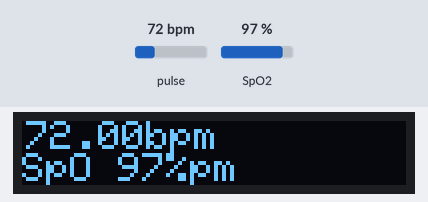
The sketch below on a simulated Arduino Uno, built with avr-gcc and run on an emulated ATmega328P. On the bench: 96×16 one-colour display. The inputs (shaded band) are chosen by the test bench; at power-on: pulse 72 bpm, SpO2 97 %. The display library's start-up logo is not drawn; what the sketch prints to the serial monitor is not drawn.

Above: at 6.6 s.
6.7 s: pulse set to 42 bpm
At 7.7 s:
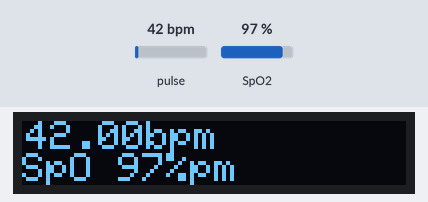
8.5 s: SpO2 set to 80 %
At 9.9 s:
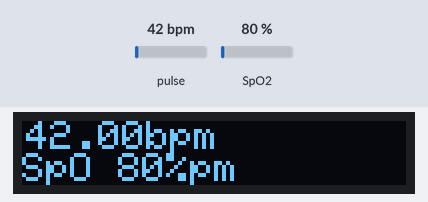
10.6 s: pulse set to 70 bpm
At 12.3 s:
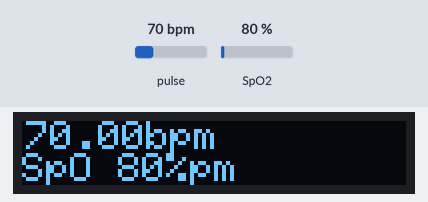
12.6 s: SpO2 set to 85 %
At 14.5 s:
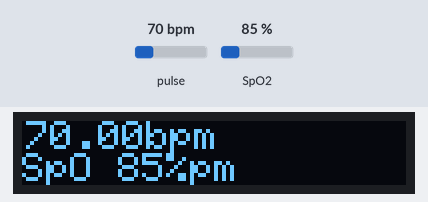
Timing chart, 0 to 15.6 s (numbered marks = the images above; inputs shaded):
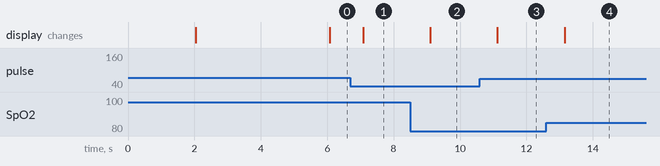

The sketch:

sketch_jan7a.ino
```cpp
// (licence header left out)
//The below is to setup the OLED screeen
#include <SPI.h>
#include <Wire.h>
#include <Adafruit_GFX.h>
#include <Adafruit_SSD1306.h>

#define SCREEN_WIDTH 96 // OLED display width, in pixels
#define SCREEN_HEIGHT 16 // OLED display height, in pixels

// Declaration for an SSD1306 display connected to I2C (SDA, SCL pins)
// The pins for I2C are defined by the Wire-library.
// On an arduino UNO:       A4(SDA), A5(SCL)
// On an arduino MEGA 2560: 20(SDA), 21(SCL)
// On an arduino LEONARDO:   2(SDA),  3(SCL), ...
#define OLED_RESET     -1 // Reset pin # (or -1 if sharing Arduino reset pin)
#define SCREEN_ADDRESS 0x3C ///< See datasheet for Address; 0x3D for 128x64, 0x3C for 128x32
Adafruit_SSD1306 display(SCREEN_WIDTH, SCREEN_HEIGHT, &Wire, OLED_RESET);
//This is to setup the Pulse Oximeter
#include <Wire.h>
#include "MAX30100_PulseOximeter.h"
#define REPORTING_PERIOD_MS     1000
// PulseOximeter is the higher level interface to the sensor
// it offers:
//  * beat detection reporting
//  * heart rate calculation
//  * SpO2 (oxidation level) calculation
PulseOximeter pox;
uint32_t tsLastReport = 0;
// Callback (registered below) fired when a pulse is detected
void onBeatDetected()
{
    Serial.println("Beat!");
}

void setup()
{// This is for the OLED monitor
  Serial.begin(115200);

  // SSD1306_SWITCHCAPVCC = generate display voltage from 3.3V internally
  if(!display.begin(SSD1306_SWITCHCAPVCC, SCREEN_ADDRESS)) {
    Serial.println(F("SSD1306 allocation failed"));
    for(;;); // Don't proceed, loop forever
  }

  // Show initial display buffer contents on the screen --
  // the library initializes this with an Adafruit splash screen.
  display.display();
  delay(2000); // Pause for 2 seconds

  // Clear the buffer
  display.clearDisplay();

  // Draw a single pixel in white
  putFinger();

  // Show the display buffer on the screen. You MUST call display() after
  // drawing commands to make them visible on screen!
  display.display();
  delay(2000);
  // display.display() is NOT necessary after every single drawing command,
  // unless that's what you want...rather, you can batch up a bunch of
  // drawing operations and then update the screen all at once by calling
  // display.display(). These examples demonstrate both approaches...


// This is for the heart monitor
    Serial.begin(115200);

    Serial.print("Initializing pulse oximeter..");

    // Initialize the PulseOximeter instance
    // Failures are generally due to an improper I2C wiring, missing power supply
    // or wrong target chip
    if (!pox.begin()) {
        Serial.println("FAILED");
        for(;;);
    } else {
        Serial.println("SUCCESS");
    }

    // The default current for the IR LED is 50mA and it could be changed
    //   by uncommenting the following line. Check MAX30100_Registers.h for all the
    //   available options.
    // pox.setIRLedCurrent(MAX30100_LED_CURR_7_6MA);

    // Register a callback for the beat detection
    pox.setOnBeatDetectedCallback(onBeatDetected);
}

void loop() {
    // Update sensor data
    pox.update();

    // Report heart rate and SpO2 values
    if (millis() - tsLastReport > REPORTING_PERIOD_MS) {
        float heartRate = pox.getHeartRate();
        float spO2 = pox.getSpO2();

        // Check for valid data
        if (heartRate > 0 && spO2 > 0) {
            Serial.print("Heart rate: ");
            Serial.print(heartRate);
            Serial.print(" bpm / SpO2: ");
            Serial.print(spO2);
            Serial.println(" %");

            // Update the OLED display
            printVitals();
        } else {
            Serial.println("Waiting for valid data...");
            putFinger();
        }

        tsLastReport = millis();
    }
}

void printVitals() {
    display.clearDisplay();  // Clear before writing new text
    display.setTextSize(1);
    display.setTextColor(SSD1306_WHITE);
    display.setCursor(1,0);
    display.clearDisplay();
    String heartRate = String(pox.getHeartRate());
    String spO2 = String(pox.getSpO2());
    display.println(heartRate + "bpm");// Print heart rate on the first line
    display.println("SpO " + spO2 +"%pm");  // Print blood oxygen on the next line
    display.display();  // Update the screen with new content
}

void putFinger(){
    display.clearDisplay();  // Clear before writing new text
    display.setTextSize(1);
    display.setTextColor(SSD1306_WHITE);
    display.setCursor(1,0);
    display.clearDisplay();
    display.print("Put finger on  red thing");
    display.display();
}
```

Measured:
- after the input at 6.7 s, the display: changes after 0.39 s (image 1)
- after the input at 8.5 s, the display: changes after 0.61 s (image 2)
- after the input at 10.6 s, the display: changes after 0.53 s (image 3)
- after the input at 12.6 s, the display: changes after 0.55 s (image 4)
